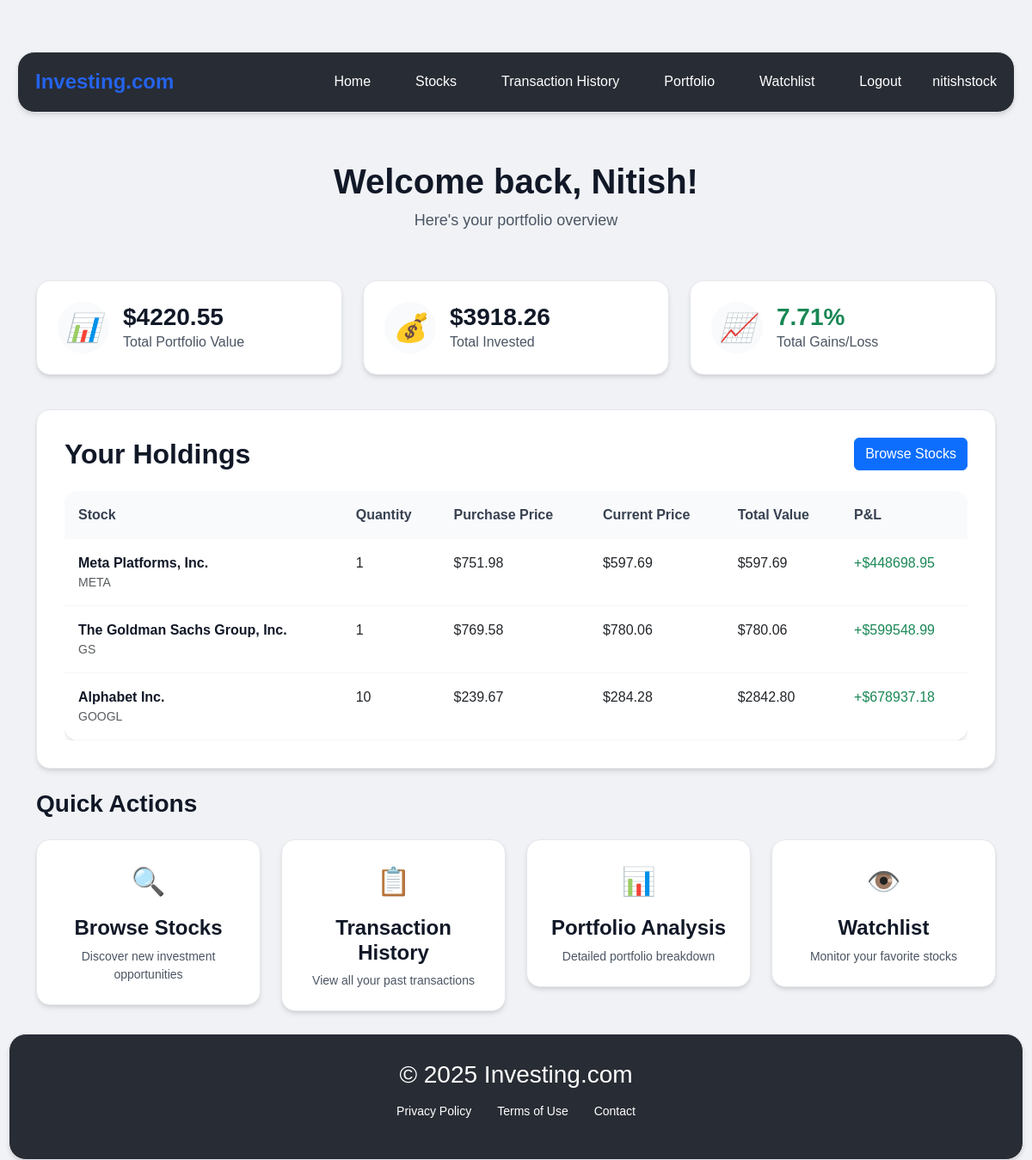
Screenshot of / (signed in) with the database file from the repository.
### stocks/models.py (models this page shows, shortened)
class UserStock(models.Model):
    user = models.ForeignKey(User, on_delete=models.CASCADE)
    stock = models.ForeignKey(Stocks, on_delete=models.CASCADE)
    purchase_price = models.DecimalField(
        max_digits=10,
        decimal_places=2,
        validators=[MinValueValidator(Decimal('0.01'))],
        help_text="Average purchase price"
    )
    purchase_quantity = models.PositiveIntegerField(
        validators=[MinValueValidator(1)],
        help_text="Number of shares owned"
    )
    created_at = models.DateTimeField(auto_now_add=True, null=True)
    updated_at = models.DateTimeField(auto_now=True, null=True)
    class Meta:
        unique_together = ('user', 'stock')
        verbose_name = "User Stock Position"
        verbose_name_plural = "User Stock Positions"

class Stocks(models.Model):
    ticker = models.CharField(max_length=10, unique=True, db_index=True, help_text="Stock ticker symbol")
    name = models.CharField(max_length=300, db_index=True)
    description = models.TextField(max_length=5000, blank=True)
    curr_price = models.DecimalField(
        max_digits=10,
        decimal_places=2,
        validators=[MinValueValidator(Decimal('0.01'))],
        help_text="Current stock price"
    )
    market_cap = models.BigIntegerField(null=True, blank=True, help_text="Market capitalization")
    sector = models.CharField(max_length=100, blank=True, default='', help_text="Stock sector")
    industry = models.CharField(max_length=100, blank=True, default='', help_text="Stock industry")
    volume = models.BigIntegerField(default=0, help_text="Trading volume")
    last_updated = models.DateTimeField(auto_now=True)
    created_at = models.DateTimeField(auto_now_add=True, null=True)
    is_active = models.BooleanField(default=True, help_text="Is stock actively traded")
    class Meta:
        verbose_name = "Stock"
        verbose_name_plural = "Stocks"
        ordering = ['ticker']

### stocks/views.py (the view)
# urls.py: path('', index, name='index'),
@login_required
def index(request):
    user = request.user
    user_stocks = UserStock.objects.select_related('stock').filter(user=user)
    total_value = 0
    invested = 0
    for item in user_stocks:
        stock_value = item.purchase_quantity * item.stock.curr_price
        invested_value = item.purchase_quantity * item.purchase_price
        total_value += stock_value
        invested += invested_value
        item.total_value = stock_value
    gains = ((total_value - invested) / invested) * 100 if invested != 0 else 0
    context = {
        'data': user_stocks,
        'total_value': total_value,
        'invested': invested,
        'gains': round(gains, 2),
    }
    return render(request, 'index.html', context)

### stocks/templatetags/custom_filters.py (called while the page is built)
@register.filter
def sub(value, arg):
    try:
        return float(value) - float(arg)
    except (ValueError, TypeError):
        return ''

@register.filter
def mul(value, arg):
    try:
        return float(value) * float(arg)
    except (ValueError, TypeError):
        return ''

### stocks/templates/index.html (shortened to what this page needs)
{% extends 'base.html' %}
{% load custom_filters %}
{% block content %}
<div class="container mt-4">
    <div class="dashboard-header mb-4">
        <h1 class="dashboard-title">Welcome back, {{ request.user.first_name|default:request.user.username }}!</h1>
        <p class="dashboard-subtitle">Here's your portfolio overview</p>
    </div>
    <div class="row mb-4">
        <div class="col-md-4 mb-3">
            <div class="summary-card">
                <div class="summary-icon">
                    <i class="icon-portfolio">📊</i>
                </div>
                <div class="summary-content">
                    <h3>${{ total_value|floatformat:2 }}</h3>
                    <p>Total Portfolio Value</p>
                </div>
            </div>
        </div>
        <div class="col-md-4 mb-3">
            <div class="summary-card">
                <div class="summary-icon">
                    <i class="icon-invested">💰</i>
                </div>
                <div class="summary-content">
                    <h3>${{ invested|floatformat:2 }}</h3>
                    <p>Total Invested</p>
                </div>
            </div>
        </div>
        <div class="col-md-4 mb-3">
            <div class="summary-card">
                <div class="summary-icon">
                    <i class="icon-gains">{% if gains >= 0 %}📈{% else %}📉{% endif %}</i>
                </div>
                <div class="summary-content">
                    <h3 class="{% if gains >= 0 %}text-success{% else %}text-danger{% endif %}">{{ gains }}%</h3>
                    <p>Total Gains/Loss</p>
                </div>
            </div>
        </div>
    </div>
    <div class="holdings-section">
        <div class="section-header">
            <h2>Your Holdings</h2>
            <a href="{% url 'stocks' %}" class="btn btn-primary">Browse Stocks</a>
        </div>
        {% if data %}
        <div class="table-responsive">
            <table class="table holdings-table">
                <thead>
                    <tr>
                        <th>Stock</th>
                        <th>Quantity</th>
                        <th>Purchase Price</th>
                        <th>Current Price</th>
                        <th>Total Value</th>
                        <th>P&L</th>
                    </tr>
                </thead>
                <tbody>
                    {% for item in data %}
                    <tr>
                        <td>
                            <div class="stock-info">
                                <strong>{{ item.stock.name }}</strong>
                                <small class="text-muted d-block">{{ item.stock.ticker }}</small>
                            </div>
                        </td>
                        <td>{{ item.purchase_quantity }}</td>
                        <td>${{ item.purchase_price|floatformat:2 }}</td>
                        <td>${{ item.stock.curr_price|floatformat:2 }}</td>
                        <td>${{ item.total_value|floatformat:2 }}</td>
                        <td>
                            {% with pl=item.total_value|sub:item.purchase_quantity|mul:item.purchase_price %}
                            <span class="{% if pl >= 0 %}text-success{% else %}text-danger{% endif %}">
                                {% if pl >= 0 %}+{% endif %}${{ pl|floatformat:2 }}
                            </span>
                            {% endwith %}
                        </td>
                    </tr>
                    {% endfor %}
                </tbody>
            </table>
        </div>
        {% endif %}
    </div>
    <div class="quick-actions mt-4">
        <h3>Quick Actions</h3>
        <div class="row">
            <div class="col-md-3 mb-3">
                <a href="{% url 'stocks' %}" class="action-card">
                    <div class="action-icon">🔍</div>
                    <h4>Browse Stocks</h4>
                    <p>Discover new investment opportunities</p>
                </a>
            </div>
            <div class="col-md-3 mb-3">
                <a href="{% url 'transaction_history' %}" class="action-card">
                    <div class="action-icon">📋</div>
                    <h4>Transaction History</h4>
                    <p>View all your past transactions</p>
                </a>
            </div>
            <div class="col-md-3 mb-3">
                <a href="{% url 'portfolio_dashboard' %}" class="action-card">
                    <div class="action-icon">📊</div>
                    <h4>Portfolio Analysis</h4>
                    <p>Detailed portfolio breakdown</p>
                </a>
            </div>
            <div class="col-md-3 mb-3">
                <a href="{% url 'watchlist_view' %}" class="action-card">
                    <div class="action-icon">👁️</div>
                    <h4>Watchlist</h4>
                    <p>Monitor your favorite stocks</p>
                </a>
            </div>
        </div>
    </div>
</div>
{% endblock %}

### stocks/templates/components/navbar.html
<div class="nav">
    <h3>Investing.com</h3>
    <ul>
        <li><a href="{% url 'index' %}">Home</a></li>
        <li><a href="{% url 'stocks' %}">Stocks</a></li>
        <li><a href="{% url 'transaction_history' %}">Transaction History</a></li>
        <li><a href="{% url 'portfolio_dashboard' %}">Portfolio</a></li>
        <li><a href="{% url 'watchlist_view' %}">Watchlist</a></li>
        {% if request.user.is_authenticated %}
            <li><a href="{% url 'logout' %}">Logout</a></li>
            <li>{{request.user.username}}</li>
        {% else %}
            <li><a href="{% url 'login' %}">Login</a></li>
        {% endif %}
    </ul>
</div>

### stocks/static/modern-styles.css (style rules this page uses)
:root { --primary-color: #2563eb; --primary-hover: #1d4ed8; --success-color: #10b981; --success-hover: #059669; --danger-color: #ef4444; --danger-hover: #dc2626; --warning-color: #f59e0b; --warning-hover: #d97706; --gray-50: #f9fafb; --gray-100: #f3f4f6; --gray-200: #e5e7eb; --gray-300: #d1d5db; --gray-400: #9ca3af; --gray-500: #6b7280; --gray-600: #4b5563; --gray-700: #374151; --gray-800: #1f2937; --gray-900: #111827; --white: #ffffff; --shadow-sm: 0 1px 2px 0 rgb(0 0 0 / 0.05); --shadow-md: 0 4px 6px -1px rgb(0 0 0 / 0.1), 0 2px 4px -2px rgb(0 0 0 / 0.1); --shadow-lg: 0 10px 15px -3px rgb(0 0 0 / 0.1), 0 4px 6px -4px rgb(0 0 0 / 0.1); --shadow-xl: 0 20px 25px -5px rgb(0 0 0 / 0.1), 0 8px 10px -6px rgb(0 0 0 / 0.1); }
* { box-sizing: border-box; }
body { font-family: 'Inter', -apple-system, BlinkMacSystemFont, 'Segoe UI', Roboto, sans-serif; background: linear-gradient(135deg, var(--gray-50) 0%, var(--gray-100) 100%); margin: 0; padding: 0; min-height: 100vh; }
.nav { background: var(--white); box-shadow: var(--shadow-md); padding: 1rem 2rem; margin: 1rem; border-radius: 1rem; display: flex; justify-content: space-between; align-items: center; backdrop-filter: blur(10px); border: 1px solid var(--gray-200); }
.nav h3 { color: var(--primary-color); font-weight: 700; font-size: 1.5rem; margin: 0; transition: all 0.3s ease; }
.nav ul { display: flex; list-style: none; margin: 0; padding: 0; gap: 2rem; align-items: center; }
.nav li { position: relative; }
.nav a { text-decoration: none; color: var(--gray-700); font-weight: 500; padding: 0.5rem 1rem; border-radius: 0.5rem; transition: all 0.3s ease; position: relative; overflow: hidden; }
.nav a::before { content: ''; position: absolute; bottom: 0; left: 50%; width: 0; height: 2px; background: var(--primary-color); transition: all 0.3s ease; transform: translateX(-50%); }
.table { background: var(--white); border-radius: 1rem; overflow: hidden; box-shadow: var(--shadow-md); border: none; }
.table thead th { background: var(--gray-50); border: none; font-weight: 600; color: var(--gray-700); padding: 1rem; }
.table tbody td { border: none; padding: 1rem; border-bottom: 1px solid var(--gray-100); }

### stocks/static/styles.css (style rules this page uses)
.nav { display: flex; justify-content: space-between; background: #282c34; color:white; padding : 20px ; margin : 20px ; border-radius : 20px; }
.nav ul { display: flex; list-style: none; justify-content: space-between; gap : 20px; }
.nav a { text-decoration: none; color: white; }

### stocks/static/form.css (style rules this page uses)
body { font-family: Arial, sans-serif; background: #f0f2f5; margin: 0; height: 100vh; padding-top: 40px; }

### stocks/templates/index.html (style rules this page uses)
.dashboard-header { text-align: center; padding: 2rem 0; }
.dashboard-title { font-size: 2.5rem; font-weight: 700; color: var(--gray-900); margin-bottom: 0.5rem; }
.dashboard-subtitle { font-size: 1.125rem; color: var(--gray-600); margin: 0; }
.summary-card { background: var(--white); border-radius: 1rem; padding: 1.5rem; box-shadow: var(--shadow-md); border: 1px solid var(--gray-200); display: flex; align-items: center; gap: 1rem; transition: all 0.3s ease; }
.summary-icon { font-size: 2rem; width: 60px; height: 60px; background: var(--gray-50); border-radius: 50%; display: flex; align-items: center; justify-content: center; }
.summary-content h3 { font-size: 1.75rem; font-weight: 700; margin: 0; color: var(--gray-900); }
.summary-content p { margin: 0; color: var(--gray-600); font-weight: 500; }
.holdings-section { background: var(--white); border-radius: 1rem; padding: 2rem; box-shadow: var(--shadow-md); border: 1px solid var(--gray-200); }
.section-header { display: flex; justify-content: space-between; align-items: center; margin-bottom: 1.5rem; }
.section-header h2 { margin: 0; color: var(--gray-900); font-weight: 600; }
.holdings-table { margin: 0; }
.holdings-table th { font-weight: 600; color: var(--gray-700); border-bottom: 2px solid var(--gray-200); }
.stock-info strong { color: var(--gray-900); }
.quick-actions h3 { color: var(--gray-900); margin-bottom: 1.5rem; font-weight: 600; }
.action-card { background: var(--white); border-radius: 1rem; padding: 1.5rem; box-shadow: var(--shadow-md); border: 1px solid var(--gray-200); text-decoration: none; color: inherit; display: block; transition: all 0.3s ease; text-align: center; }
.action-icon { font-size: 2rem; margin-bottom: 1rem; }
.action-card h4 { color: var(--gray-900); margin-bottom: 0.5rem; font-weight: 600; }
.action-card p { color: var(--gray-600); margin: 0; font-size: 0.875rem; }

### rows the page displays
UserStock: stock.name "Meta Platforms, Inc.", stock.ticker "META", purchase_quantity "1", purchase_price "751.98", stock.curr_price "597.69", total_value "597.69", value "448698.95"
UserStock: stock.name "The Goldman Sachs Group, Inc.", stock.ticker "GS", purchase_quantity "1", purchase_price "769.58", stock.curr_price "780.06", total_value "780.06", value "599548.99"
UserStock: stock.name "Alphabet Inc.", stock.ticker "GOOGL", purchase_quantity "10", purchase_price "239.67", stock.curr_price "284.28", total_value "2842.80", value "678937.18"

### other values shown
{{ request.user.username }} "nitishstock"
{{ request.user.first_name|default:request.user.username }} "Nitish"
{{ total_value|floatformat:2 }} "4220.55"
{{ invested|floatformat:2 }} "3918.26"
{{ gains }} "7.71"
